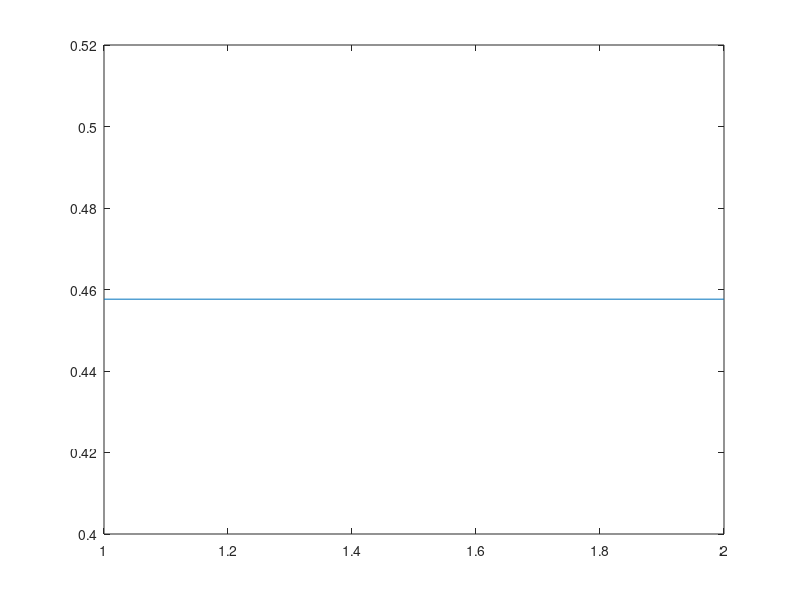

The MATLAB source for this figure:
%% alinea a
T = [0.7 0.2 0.1
     0.2 0.3 0.5
     0.3 0.3 0.4];

%% alinea b
V = [1
     0
     0];
 x0 = T*V;
 a = T^2 * x0;
 a(3);
 
%% alinea c
toPlotS = zeros(20,1);
toPlotN = zeros(20,1);
toPlotC = zeros(20,1);
prob = T;
for i = 1:20
    prob = prob*T;
    toPlotS(i) = prob(1);
    toPlotN(i) = prob(2);
    toPlotC(i) = prob(3);
end
x = 1:20;
plot(x, toPlotS);
plot(x, toPlotN);
plot(x, toPlotC);

%% alinea d
i = 1;
while(true)
    prob = prob*T;
    toPlotS2(i) = prob(1);
    toPlotN2(i) = prob(2);
    toPlotC2(i) = prob(3);
    if(i> 1)
       if( abs(toPlotS2(i)- toPlotS2(i-1) > 10^-4))
           break;
       end
       if( abs(toPlotN2(i)- toPlotN2(i-1) < 10^-4))
           break;
       end
       if( abs(toPlotC2(i)- toPlotC2(i-1) < 10^-4))
           break;
       end
    end
    i=i+1;
end
plot(toPlotS2);
plot(toPlotN2);
plot(toPlotC2);
    